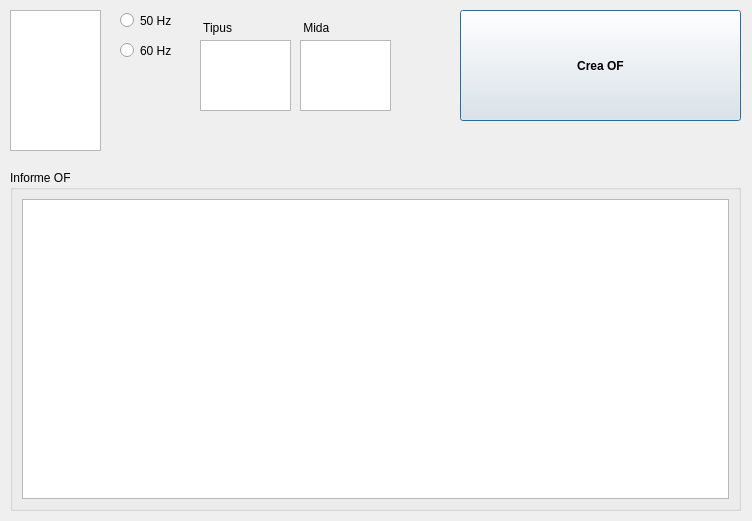
<?xml version="1.0" encoding="UTF-8"?>
<ui version="4.0">
 <class>DialogNovaMaquina</class>
 <widget class="QDialog" name="DialogNovaMaquina">
  <property name="geometry">
   <rect>
    <x>0</x>
    <y>0</y>
    <width>752</width>
    <height>521</height>
   </rect>
  </property>
  <property name="windowTitle">
   <string>Dialog</string>
  </property>
  <widget class="QListWidget" name="listWidget_Paisos">
   <property name="geometry">
    <rect>
     <x>10</x>
     <y>10</y>
     <width>91</width>
     <height>141</height>
    </rect>
   </property>
  </widget>
  <widget class="QRadioButton" name="radioButton_50">
   <property name="geometry">
    <rect>
     <x>120</x>
     <y>10</y>
     <width>61</width>
     <height>21</height>
    </rect>
   </property>
   <property name="text">
    <string>50 Hz</string>
   </property>
  </widget>
  <widget class="QRadioButton" name="radioButton_60">
   <property name="geometry">
    <rect>
     <x>120</x>
     <y>40</y>
     <width>61</width>
     <height>21</height>
    </rect>
   </property>
   <property name="text">
    <string>60 Hz</string>
   </property>
  </widget>
  <widget class="QListWidget" name="listWidget_Cargols">
   <property name="geometry">
    <rect>
     <x>200</x>
     <y>40</y>
     <width>91</width>
     <height>71</height>
    </rect>
   </property>
  </widget>
  <widget class="QGroupBox" name="groupBox">
   <property name="geometry">
    <rect>
     <x>10</x>
     <y>170</y>
     <width>731</width>
     <height>341</height>
    </rect>
   </property>
   <property name="title">
    <string>Informe OF</string>
   </property>
   <layout class="QGridLayout" name="gridLayout">
    <item row="0" column="0">
     <widget class="QTableWidget" name="taulaOF">
      <property name="layoutDirection">
       <enum>Qt::LeftToRight</enum>
      </property>
      <property name="textElideMode">
       <enum>Qt::ElideLeft</enum>
      </property>
     </widget>
    </item>
   </layout>
  </widget>
  <widget class="QListWidget" name="listWidget_llancadora">
   <property name="geometry">
    <rect>
     <x>300</x>
     <y>40</y>
     <width>91</width>
     <height>71</height>
    </rect>
   </property>
  </widget>
  <widget class="QLabel" name="labelLlarg">
   <property name="geometry">
    <rect>
     <x>300</x>
     <y>20</y>
     <width>61</width>
     <height>15</height>
    </rect>
   </property>
   <property name="text">
    <string> Mida</string>
   </property>
  </widget>
  <widget class="QPushButton" name="pushButton">
   <property name="geometry">
    <rect>
     <x>460</x>
     <y>10</y>
     <width>281</width>
     <height>111</height>
    </rect>
   </property>
   <property name="font">
    <font>
     <weight>75</weight>
     <bold>true</bold>
    </font>
   </property>
   <property name="text">
    <string>Crea OF</string>
   </property>
  </widget>
  <widget class="QLabel" name="labelCargols">
   <property name="geometry">
    <rect>
     <x>200</x>
     <y>20</y>
     <width>61</width>
     <height>15</height>
    </rect>
   </property>
   <property name="text">
    <string> Tipus</string>
   </property>
  </widget>
 </widget>
 <resources/>
 <connections/>
</ui>
